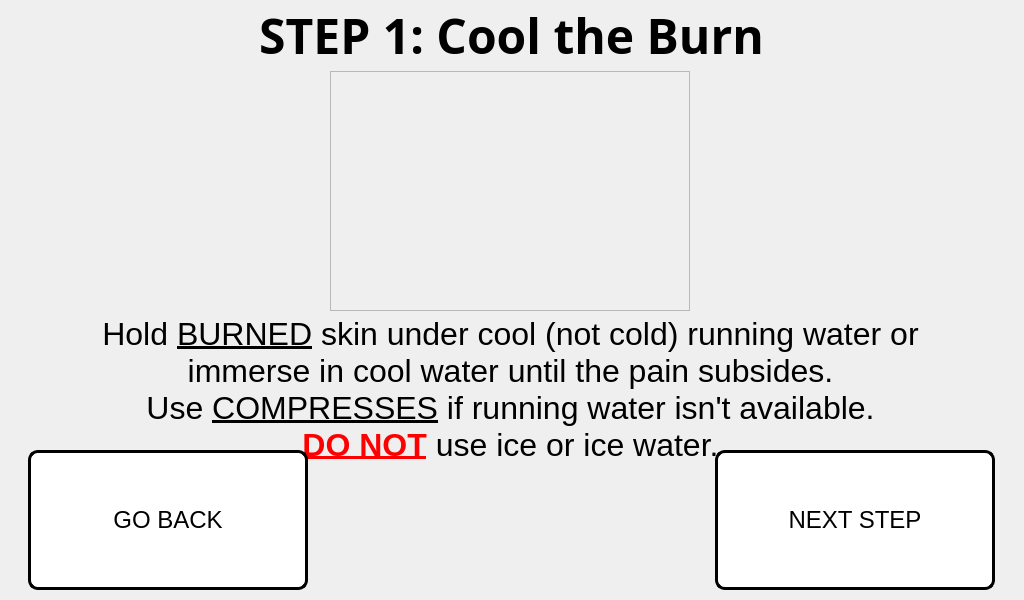
<?xml version="1.0" encoding="UTF-8"?>
<ui version="4.0">
 <class>step_1_window</class>
 <widget class="QMainWindow" name="step_1_window">
  <property name="geometry">
   <rect>
    <x>0</x>
    <y>0</y>
    <width>1024</width>
    <height>600</height>
   </rect>
  </property>
  <property name="minimumSize">
   <size>
    <width>1024</width>
    <height>600</height>
   </size>
  </property>
  <property name="maximumSize">
   <size>
    <width>1024</width>
    <height>600</height>
   </size>
  </property>
  <property name="windowTitle">
   <string>Step 1 Procedure</string>
  </property>
  <widget class="QWidget" name="centralwidget">
   <widget class="QLabel" name="title_step">
    <property name="geometry">
     <rect>
      <x>6</x>
      <y>0</y>
      <width>1011</width>
      <height>71</height>
     </rect>
    </property>
    <property name="font">
     <font>
      <family>Unispace</family>
      <pointsize>18</pointsize>
      <weight>75</weight>
      <bold>true</bold>
     </font>
    </property>
    <property name="text">
     <string>&lt;html&gt;&lt;head/&gt;&lt;body&gt;&lt;p align=&quot;center&quot;&gt;&lt;span style=&quot; font-size:36pt;&quot;&gt;STEP 1: Cool the Burn&lt;/span&gt;&lt;/p&gt;&lt;/body&gt;&lt;/html&gt;</string>
    </property>
    <property name="alignment">
     <set>Qt::AlignCenter</set>
    </property>
   </widget>
   <widget class="QLabel" name="text_steps">
    <property name="geometry">
     <rect>
      <x>20</x>
      <y>310</y>
      <width>981</width>
      <height>161</height>
     </rect>
    </property>
    <property name="font">
     <font>
      <pointsize>14</pointsize>
     </font>
    </property>
    <property name="text">
     <string>&lt;html&gt;&lt;head/&gt;&lt;body&gt;&lt;p align=&quot;center&quot;&gt;&lt;span style=&quot; font-family:'Calibri'; font-size:24pt; color:#000000;&quot;&gt;Hold &lt;/span&gt;&lt;span style=&quot; font-family:'Calibri'; font-size:24pt; text-decoration: underline; color:#000000;&quot;&gt;BURNED&lt;/span&gt;&lt;span style=&quot; font-family:'Calibri'; font-size:24pt; color:#000000;&quot;&gt; skin under cool (not cold) running water or &lt;br/&gt;immerse in cool water until the pain subsides.&lt;br/&gt;Use &lt;/span&gt;&lt;span style=&quot; font-family:'Calibri'; font-size:24pt; text-decoration: underline; color:#000000;&quot;&gt;COMPRESSES&lt;/span&gt;&lt;span style=&quot; font-family:'Calibri'; font-size:24pt; color:#000000;&quot;&gt; if running water isn't available.&lt;/span&gt;&lt;span style=&quot; font-size:24pt;&quot;&gt;&lt;br/&gt;&lt;/span&gt;&lt;span style=&quot; font-family:'Calibri'; font-size:24pt; font-weight:600; text-decoration: underline; color:#ff0000;&quot;&gt;DO NOT&lt;/span&gt;&lt;span style=&quot; font-family:'Calibri'; font-size:24pt; color:#000000;&quot;&gt; use ice or ice water.&lt;/span&gt;&lt;/p&gt;&lt;/body&gt;&lt;/html&gt;</string>
    </property>
   </widget>
   <widget class="QLabel" name="gif_player_label">
    <property name="geometry">
     <rect>
      <x>330</x>
      <y>71</y>
      <width>360</width>
      <height>240</height>
     </rect>
    </property>
    <property name="minimumSize">
     <size>
      <width>360</width>
      <height>240</height>
     </size>
    </property>
    <property name="maximumSize">
     <size>
      <width>360</width>
      <height>240</height>
     </size>
    </property>
    <property name="font">
     <font>
      <family>Unispace</family>
      <pointsize>16</pointsize>
      <weight>75</weight>
      <bold>true</bold>
     </font>
    </property>
    <property name="frameShape">
     <enum>QFrame::StyledPanel</enum>
    </property>
    <property name="lineWidth">
     <number>1</number>
    </property>
    <property name="text">
     <string/>
    </property>
    <property name="alignment">
     <set>Qt::AlignCenter</set>
    </property>
   </widget>
   <widget class="QPushButton" name="next_step_button">
    <property name="geometry">
     <rect>
      <x>715</x>
      <y>450</y>
      <width>280</width>
      <height>140</height>
     </rect>
    </property>
    <property name="minimumSize">
     <size>
      <width>280</width>
      <height>140</height>
     </size>
    </property>
    <property name="maximumSize">
     <size>
      <width>280</width>
      <height>140</height>
     </size>
    </property>
    <property name="font">
     <font>
      <pointsize>18</pointsize>
     </font>
    </property>
    <property name="cursor">
     <cursorShape>PointingHandCursor</cursorShape>
    </property>
    <property name="styleSheet">
     <string notr="true">QPushButton:hover:!pressed
{
  background-color: rgb(195,30,60);
}

QPushButton
{
  background-color: white;
color: black;
border-style: outset;
border-width: 3px;
border-radius:10px;
border-color: black;
}</string>
    </property>
    <property name="text">
     <string>NEXT STEP</string>
    </property>
   </widget>
   <widget class="QPushButton" name="go_back_injury_type">
    <property name="geometry">
     <rect>
      <x>28</x>
      <y>450</y>
      <width>280</width>
      <height>140</height>
     </rect>
    </property>
    <property name="minimumSize">
     <size>
      <width>280</width>
      <height>140</height>
     </size>
    </property>
    <property name="maximumSize">
     <size>
      <width>280</width>
      <height>140</height>
     </size>
    </property>
    <property name="font">
     <font>
      <pointsize>18</pointsize>
     </font>
    </property>
    <property name="styleSheet">
     <string notr="true">QPushButton:hover:!pressed
{
  background-color: rgb(195,30,60);
}

QPushButton
{
  background-color: white;
color: black;
border-style: outset;
border-width: 3px;
border-radius:10px;
border-color: black;
}</string>
    </property>
    <property name="text">
     <string>GO BACK</string>
    </property>
   </widget>
   <widget class="QLabel" name="label">
    <property name="geometry">
     <rect>
      <x>0</x>
      <y>0</y>
      <width>1024</width>
      <height>600</height>
     </rect>
    </property>
    <property name="minimumSize">
     <size>
      <width>1024</width>
      <height>600</height>
     </size>
    </property>
    <property name="maximumSize">
     <size>
      <width>1024</width>
      <height>600</height>
     </size>
    </property>
    <property name="text">
     <string/>
    </property>
    <property name="pixmap">
     <pixmap>../pictures/program_pictures/main_wallpaper.png</pixmap>
    </property>
   </widget>
   <zorder>label</zorder>
   <zorder>text_steps</zorder>
   <zorder>title_step</zorder>
   <zorder>gif_player_label</zorder>
   <zorder>go_back_injury_type</zorder>
   <zorder>next_step_button</zorder>
  </widget>
 </widget>
 <resources/>
 <connections/>
</ui>
